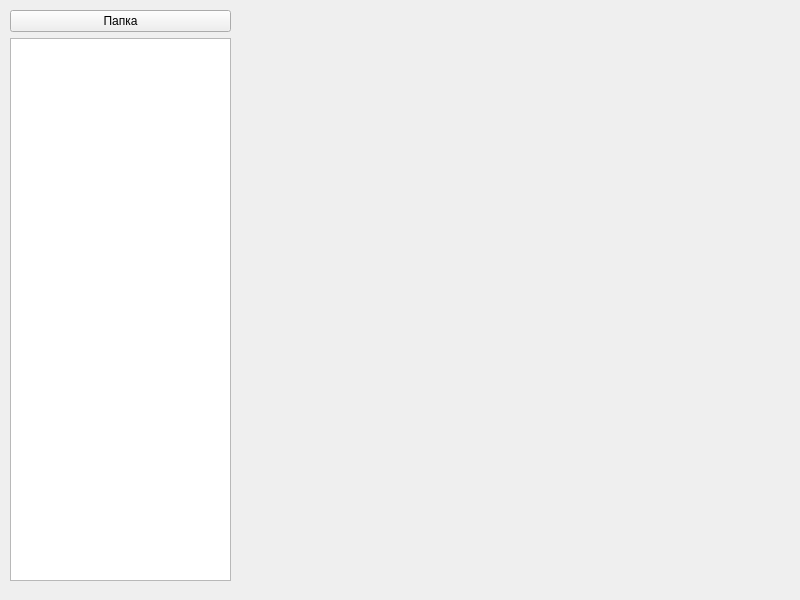
<?xml version="1.0" encoding="UTF-8"?>
<ui version="4.0">
 <class>Form</class>
 <widget class="QWidget" name="Form">
  <property name="geometry">
   <rect>
    <x>0</x>
    <y>0</y>
    <width>800</width>
    <height>600</height>
   </rect>
  </property>
  <property name="windowTitle">
   <string>Form</string>
  </property>
  <widget class="QWidget" name="verticalLayoutWidget">
   <property name="geometry">
    <rect>
     <x>10</x>
     <y>10</y>
     <width>221</width>
     <height>571</height>
    </rect>
   </property>
   <layout class="QVBoxLayout" name="verticalLayout">
    <item>
     <widget class="QPushButton" name="folderButton">
      <property name="text">
       <string>Папка</string>
      </property>
     </widget>
    </item>
    <item>
     <widget class="QListWidget" name="photoListWidget"/>
    </item>
   </layout>
  </widget>
  <widget class="QWidget" name="verticalLayoutWidget_2">
   <property name="geometry">
    <rect>
     <x>250</x>
     <y>10</y>
     <width>541</width>
     <height>571</height>
    </rect>
   </property>
   <layout class="QVBoxLayout" name="verticalLayout_2"/>
  </widget>
 </widget>
 <resources/>
 <connections/>
</ui>
